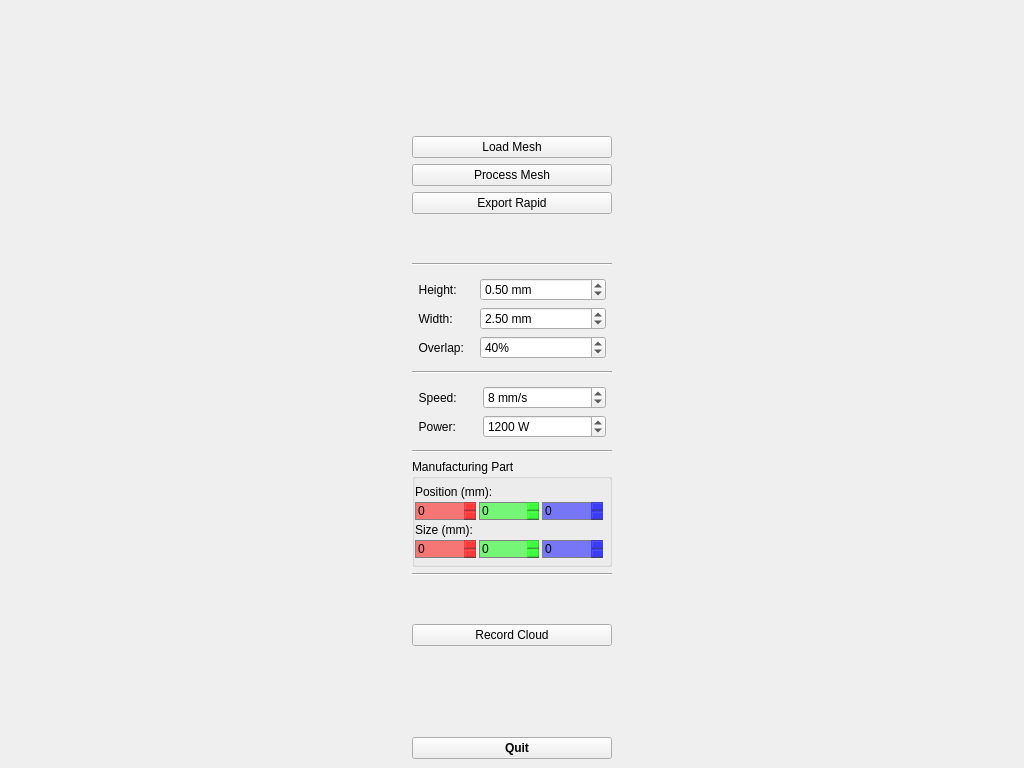
<?xml version="1.0" encoding="UTF-8"?>
<ui version="4.0">
 <class>MainWindow</class>
 <widget class="QMainWindow" name="MainWindow">
  <property name="geometry">
   <rect>
    <x>0</x>
    <y>0</y>
    <width>1024</width>
    <height>768</height>
   </rect>
  </property>
  <property name="sizePolicy">
   <sizepolicy hsizetype="Preferred" vsizetype="Preferred">
    <horstretch>0</horstretch>
    <verstretch>0</verstretch>
   </sizepolicy>
  </property>
  <property name="minimumSize">
   <size>
    <width>0</width>
    <height>0</height>
   </size>
  </property>
  <property name="baseSize">
   <size>
    <width>0</width>
    <height>0</height>
   </size>
  </property>
  <property name="font">
   <font>
    <pointsize>9</pointsize>
    <weight>75</weight>
    <bold>true</bold>
   </font>
  </property>
  <property name="windowTitle">
   <string>LMD</string>
  </property>
  <property name="windowIcon">
   <iconset>
    <normaloff>logo.jpg</normaloff>logo.jpg</iconset>
  </property>
  <property name="autoFillBackground">
   <bool>false</bool>
  </property>
  <property name="tabShape">
   <enum>QTabWidget::Rounded</enum>
  </property>
  <property name="dockNestingEnabled">
   <bool>false</bool>
  </property>
  <property name="unifiedTitleAndToolBarOnMac">
   <bool>false</bool>
  </property>
  <widget class="QWidget" name="centralwidget">
   <property name="font">
    <font>
     <pointsize>9</pointsize>
     <weight>75</weight>
     <italic>false</italic>
     <bold>true</bold>
    </font>
   </property>
   <layout class="QGridLayout" name="gridLayout">
    <item row="8" column="1">
     <layout class="QFormLayout" name="formLayout">
      <property name="fieldGrowthPolicy">
       <enum>QFormLayout::AllNonFixedFieldsGrow</enum>
      </property>
      <property name="topMargin">
       <number>6</number>
      </property>
      <property name="rightMargin">
       <number>6</number>
      </property>
      <property name="bottomMargin">
       <number>6</number>
      </property>
      <item row="0" column="0">
       <widget class="QLabel" name="lblHeight">
        <property name="font">
         <font>
          <weight>50</weight>
          <bold>false</bold>
         </font>
        </property>
        <property name="text">
         <string>  Height:   </string>
        </property>
       </widget>
      </item>
      <item row="0" column="1">
       <widget class="QDoubleSpinBox" name="sbHeight">
        <property name="font">
         <font>
          <weight>50</weight>
          <bold>false</bold>
         </font>
        </property>
        <property name="suffix">
         <string> mm</string>
        </property>
        <property name="maximum">
         <double>100.000000000000000</double>
        </property>
        <property name="singleStep">
         <double>0.100000000000000</double>
        </property>
        <property name="value">
         <double>0.500000000000000</double>
        </property>
       </widget>
      </item>
      <item row="1" column="0">
       <widget class="QLabel" name="lblWidth">
        <property name="font">
         <font>
          <weight>50</weight>
          <bold>false</bold>
         </font>
        </property>
        <property name="text">
         <string>  Width:   </string>
        </property>
       </widget>
      </item>
      <item row="1" column="1">
       <widget class="QDoubleSpinBox" name="sbWidth">
        <property name="font">
         <font>
          <weight>50</weight>
          <bold>false</bold>
         </font>
        </property>
        <property name="suffix">
         <string> mm</string>
        </property>
        <property name="maximum">
         <double>100.000000000000000</double>
        </property>
        <property name="singleStep">
         <double>0.100000000000000</double>
        </property>
        <property name="value">
         <double>2.500000000000000</double>
        </property>
       </widget>
      </item>
      <item row="2" column="0">
       <widget class="QLabel" name="lblOverlap">
        <property name="font">
         <font>
          <weight>50</weight>
          <bold>false</bold>
         </font>
        </property>
        <property name="text">
         <string>  Overlap:   </string>
        </property>
       </widget>
      </item>
      <item row="2" column="1">
       <widget class="QDoubleSpinBox" name="sbOverlap">
        <property name="font">
         <font>
          <weight>50</weight>
          <bold>false</bold>
         </font>
        </property>
        <property name="suffix">
         <string>%</string>
        </property>
        <property name="decimals">
         <number>0</number>
        </property>
        <property name="maximum">
         <double>100.000000000000000</double>
        </property>
        <property name="singleStep">
         <double>5.000000000000000</double>
        </property>
        <property name="value">
         <double>40.000000000000000</double>
        </property>
       </widget>
      </item>
     </layout>
    </item>
    <item row="7" column="1">
     <widget class="Line" name="line_2">
      <property name="orientation">
       <enum>Qt::Horizontal</enum>
      </property>
     </widget>
    </item>
    <item row="9" column="1">
     <widget class="Line" name="line">
      <property name="orientation">
       <enum>Qt::Horizontal</enum>
      </property>
     </widget>
    </item>
    <item row="0" column="0" rowspan="19">
     <layout class="QHBoxLayout" name="boxPlot">
      <property name="spacing">
       <number>0</number>
      </property>
     </layout>
    </item>
    <item row="18" column="1">
     <widget class="QPushButton" name="btnQuit">
      <property name="enabled">
       <bool>true</bool>
      </property>
      <property name="sizePolicy">
       <sizepolicy hsizetype="Minimum" vsizetype="Fixed">
        <horstretch>0</horstretch>
        <verstretch>0</verstretch>
       </sizepolicy>
      </property>
      <property name="minimumSize">
       <size>
        <width>200</width>
        <height>0</height>
       </size>
      </property>
      <property name="maximumSize">
       <size>
        <width>200</width>
        <height>16777215</height>
       </size>
      </property>
      <property name="font">
       <font>
        <pointsize>9</pointsize>
        <weight>75</weight>
        <bold>true</bold>
       </font>
      </property>
      <property name="autoFillBackground">
       <bool>false</bool>
      </property>
      <property name="text">
       <string>   Quit</string>
      </property>
      <property name="icon">
       <iconset theme="application-exit">
        <normaloff/>
       </iconset>
      </property>
      <property name="flat">
       <bool>false</bool>
      </property>
     </widget>
    </item>
    <item row="11" column="1">
     <widget class="Line" name="line_3">
      <property name="orientation">
       <enum>Qt::Horizontal</enum>
      </property>
     </widget>
    </item>
    <item row="10" column="1">
     <layout class="QFormLayout" name="formLayout_2">
      <property name="topMargin">
       <number>6</number>
      </property>
      <property name="rightMargin">
       <number>6</number>
      </property>
      <property name="bottomMargin">
       <number>6</number>
      </property>
      <item row="0" column="0">
       <widget class="QLabel" name="lblSpeed">
        <property name="font">
         <font>
          <weight>50</weight>
          <bold>false</bold>
         </font>
        </property>
        <property name="text">
         <string>  Speed:      </string>
        </property>
       </widget>
      </item>
      <item row="0" column="1">
       <widget class="QDoubleSpinBox" name="sbSpeed">
        <property name="font">
         <font>
          <weight>50</weight>
          <bold>false</bold>
         </font>
        </property>
        <property name="suffix">
         <string> mm/s</string>
        </property>
        <property name="decimals">
         <number>0</number>
        </property>
        <property name="maximum">
         <double>100.000000000000000</double>
        </property>
        <property name="value">
         <double>8.000000000000000</double>
        </property>
       </widget>
      </item>
      <item row="1" column="0">
       <widget class="QLabel" name="lblPower">
        <property name="font">
         <font>
          <weight>50</weight>
          <bold>false</bold>
         </font>
        </property>
        <property name="text">
         <string>  Power:</string>
        </property>
       </widget>
      </item>
      <item row="1" column="1">
       <widget class="QDoubleSpinBox" name="sbPower">
        <property name="font">
         <font>
          <weight>50</weight>
          <bold>false</bold>
         </font>
        </property>
        <property name="suffix">
         <string> W</string>
        </property>
        <property name="decimals">
         <number>0</number>
        </property>
        <property name="maximum">
         <double>3500.000000000000000</double>
        </property>
        <property name="singleStep">
         <double>10.000000000000000</double>
        </property>
        <property name="value">
         <double>1200.000000000000000</double>
        </property>
       </widget>
      </item>
     </layout>
    </item>
    <item row="12" column="1">
     <widget class="QGroupBox" name="groupBox">
      <property name="font">
       <font>
        <pointsize>9</pointsize>
        <weight>50</weight>
        <bold>false</bold>
       </font>
      </property>
      <property name="title">
       <string>Manufacturing Part</string>
      </property>
      <layout class="QVBoxLayout" name="verticalLayout_2">
       <property name="spacing">
        <number>3</number>
       </property>
       <property name="leftMargin">
        <number>0</number>
       </property>
       <property name="topMargin">
        <number>6</number>
       </property>
       <property name="rightMargin">
        <number>6</number>
       </property>
       <property name="bottomMargin">
        <number>6</number>
       </property>
       <item>
        <widget class="QLabel" name="lblPosition">
         <property name="font">
          <font>
           <pointsize>9</pointsize>
          </font>
         </property>
         <property name="text">
          <string>Position (mm):</string>
         </property>
        </widget>
       </item>
       <item>
        <layout class="QGridLayout" name="glPosition" rowstretch="0">
         <property name="spacing">
          <number>3</number>
         </property>
         <item row="0" column="0">
          <widget class="QDoubleSpinBox" name="sbPositionX">
           <property name="font">
            <font>
             <weight>50</weight>
             <bold>false</bold>
            </font>
           </property>
           <property name="autoFillBackground">
            <bool>false</bool>
           </property>
           <property name="styleSheet">
            <string notr="true">background-color: rgba(255, 0, 0, 128);
border: 1px solid gray;
</string>
           </property>
           <property name="frame">
            <bool>false</bool>
           </property>
           <property name="decimals">
            <number>0</number>
           </property>
           <property name="maximum">
            <double>1000.000000000000000</double>
           </property>
           <property name="singleStep">
            <double>5.000000000000000</double>
           </property>
          </widget>
         </item>
         <item row="0" column="1">
          <widget class="QDoubleSpinBox" name="sbPositionY">
           <property name="minimumSize">
            <size>
             <width>0</width>
             <height>0</height>
            </size>
           </property>
           <property name="font">
            <font>
             <weight>50</weight>
             <bold>false</bold>
            </font>
           </property>
           <property name="autoFillBackground">
            <bool>false</bool>
           </property>
           <property name="styleSheet">
            <string notr="true">background-color: rgba(0, 255, 0, 128);
border: 1px solid gray;</string>
           </property>
           <property name="wrapping">
            <bool>false</bool>
           </property>
           <property name="frame">
            <bool>false</bool>
           </property>
           <property name="buttonSymbols">
            <enum>QAbstractSpinBox::UpDownArrows</enum>
           </property>
           <property name="accelerated">
            <bool>false</bool>
           </property>
           <property name="decimals">
            <number>0</number>
           </property>
           <property name="maximum">
            <double>1000.000000000000000</double>
           </property>
           <property name="singleStep">
            <double>5.000000000000000</double>
           </property>
          </widget>
         </item>
         <item row="0" column="2">
          <widget class="QDoubleSpinBox" name="sbPositionZ">
           <property name="font">
            <font>
             <weight>50</weight>
             <bold>false</bold>
            </font>
           </property>
           <property name="autoFillBackground">
            <bool>false</bool>
           </property>
           <property name="styleSheet">
            <string notr="true">background-color: rgba(0, 0, 255, 128);
border: 1px solid gray;</string>
           </property>
           <property name="frame">
            <bool>false</bool>
           </property>
           <property name="decimals">
            <number>0</number>
           </property>
           <property name="maximum">
            <double>1000.000000000000000</double>
           </property>
           <property name="singleStep">
            <double>5.000000000000000</double>
           </property>
          </widget>
         </item>
        </layout>
       </item>
       <item>
        <widget class="QLabel" name="lblSize">
         <property name="font">
          <font>
           <pointsize>9</pointsize>
          </font>
         </property>
         <property name="text">
          <string>Size (mm):</string>
         </property>
        </widget>
       </item>
       <item>
        <layout class="QGridLayout" name="glSize" rowstretch="0">
         <property name="spacing">
          <number>3</number>
         </property>
         <item row="0" column="0">
          <widget class="QDoubleSpinBox" name="sbSizeX">
           <property name="font">
            <font>
             <weight>50</weight>
             <bold>false</bold>
            </font>
           </property>
           <property name="autoFillBackground">
            <bool>false</bool>
           </property>
           <property name="styleSheet">
            <string notr="true">background-color: rgba(255, 0, 0, 128);
border: 1px solid gray;
</string>
           </property>
           <property name="frame">
            <bool>false</bool>
           </property>
           <property name="decimals">
            <number>0</number>
           </property>
           <property name="maximum">
            <double>1000.000000000000000</double>
           </property>
           <property name="singleStep">
            <double>10.000000000000000</double>
           </property>
          </widget>
         </item>
         <item row="0" column="1">
          <widget class="QDoubleSpinBox" name="sbSizeY">
           <property name="minimumSize">
            <size>
             <width>0</width>
             <height>0</height>
            </size>
           </property>
           <property name="font">
            <font>
             <weight>50</weight>
             <bold>false</bold>
            </font>
           </property>
           <property name="autoFillBackground">
            <bool>false</bool>
           </property>
           <property name="styleSheet">
            <string notr="true">background-color: rgba(0, 255, 0, 128);
border: 1px solid gray;</string>
           </property>
           <property name="wrapping">
            <bool>false</bool>
           </property>
           <property name="frame">
            <bool>false</bool>
           </property>
           <property name="buttonSymbols">
            <enum>QAbstractSpinBox::UpDownArrows</enum>
           </property>
           <property name="accelerated">
            <bool>false</bool>
           </property>
           <property name="decimals">
            <number>0</number>
           </property>
           <property name="maximum">
            <double>1000.000000000000000</double>
           </property>
           <property name="singleStep">
            <double>10.000000000000000</double>
           </property>
          </widget>
         </item>
         <item row="0" column="2">
          <widget class="QDoubleSpinBox" name="sbSizeZ">
           <property name="font">
            <font>
             <weight>50</weight>
             <bold>false</bold>
            </font>
           </property>
           <property name="autoFillBackground">
            <bool>false</bool>
           </property>
           <property name="styleSheet">
            <string notr="true">background-color: rgba(0, 0, 255, 128);
border: 1px solid gray;</string>
           </property>
           <property name="frame">
            <bool>false</bool>
           </property>
           <property name="decimals">
            <number>0</number>
           </property>
           <property name="maximum">
            <double>1000.000000000000000</double>
           </property>
           <property name="singleStep">
            <double>10.000000000000000</double>
           </property>
          </widget>
         </item>
        </layout>
       </item>
      </layout>
     </widget>
    </item>
    <item row="13" column="1">
     <widget class="Line" name="line_4">
      <property name="orientation">
       <enum>Qt::Horizontal</enum>
      </property>
     </widget>
    </item>
    <item row="1" column="1">
     <widget class="QLabel" name="lblLogo">
      <property name="frameShape">
       <enum>QFrame::NoFrame</enum>
      </property>
      <property name="lineWidth">
       <number>1</number>
      </property>
      <property name="text">
       <string/>
      </property>
      <property name="pixmap">
       <pixmap>logo.jpg</pixmap>
      </property>
      <property name="alignment">
       <set>Qt::AlignCenter</set>
      </property>
     </widget>
    </item>
    <item row="3" column="1">
     <widget class="QPushButton" name="btnLoad">
      <property name="minimumSize">
       <size>
        <width>200</width>
        <height>0</height>
       </size>
      </property>
      <property name="maximumSize">
       <size>
        <width>200</width>
        <height>16777215</height>
       </size>
      </property>
      <property name="font">
       <font>
        <weight>50</weight>
        <bold>false</bold>
       </font>
      </property>
      <property name="text">
       <string>Load Mesh</string>
      </property>
     </widget>
    </item>
    <item row="4" column="1">
     <widget class="QPushButton" name="btnProcessMesh">
      <property name="minimumSize">
       <size>
        <width>200</width>
        <height>0</height>
       </size>
      </property>
      <property name="maximumSize">
       <size>
        <width>200</width>
        <height>16777215</height>
       </size>
      </property>
      <property name="font">
       <font>
        <weight>50</weight>
        <bold>false</bold>
       </font>
      </property>
      <property name="text">
       <string>Process Mesh</string>
      </property>
     </widget>
    </item>
    <item row="5" column="1">
     <widget class="QPushButton" name="btnSaveRapid">
      <property name="minimumSize">
       <size>
        <width>200</width>
        <height>0</height>
       </size>
      </property>
      <property name="maximumSize">
       <size>
        <width>200</width>
        <height>16777215</height>
       </size>
      </property>
      <property name="font">
       <font>
        <weight>50</weight>
        <italic>false</italic>
        <bold>false</bold>
       </font>
      </property>
      <property name="text">
       <string>Export Rapid</string>
      </property>
     </widget>
    </item>
    <item row="15" column="1">
     <widget class="QPushButton" name="btnRecord">
      <property name="minimumSize">
       <size>
        <width>200</width>
        <height>0</height>
       </size>
      </property>
      <property name="maximumSize">
       <size>
        <width>200</width>
        <height>16777215</height>
       </size>
      </property>
      <property name="font">
       <font>
        <pointsize>9</pointsize>
        <weight>50</weight>
        <italic>false</italic>
        <bold>false</bold>
       </font>
      </property>
      <property name="text">
       <string>Record Cloud</string>
      </property>
      <property name="checkable">
       <bool>true</bool>
      </property>
     </widget>
    </item>
   </layout>
  </widget>
 </widget>
 <resources/>
 <connections/>
</ui>
